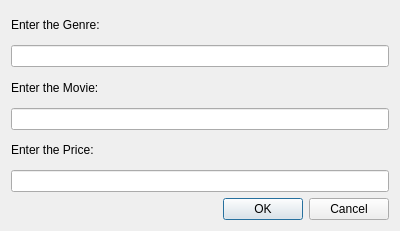
<?xml version="1.0" encoding="UTF-8"?>
<ui version="4.0">
 <class>Movie</class>
 <widget class="QDialog" name="Movie">
  <property name="geometry">
   <rect>
    <x>0</x>
    <y>0</y>
    <width>400</width>
    <height>231</height>
   </rect>
  </property>
  <property name="windowTitle">
   <string>Dialog</string>
  </property>
  <layout class="QVBoxLayout" name="verticalLayout">
   <item>
    <widget class="QLabel" name="label_2">
     <property name="text">
      <string>Enter the Genre:</string>
     </property>
    </widget>
   </item>
   <item>
    <widget class="QLineEdit" name="lineEdit"/>
   </item>
   <item>
    <widget class="QLabel" name="label">
     <property name="text">
      <string>Enter the Movie:</string>
     </property>
    </widget>
   </item>
   <item>
    <widget class="QLineEdit" name="lineEdit_2"/>
   </item>
   <item>
    <widget class="QLabel" name="label_3">
     <property name="text">
      <string>Enter the Price:</string>
     </property>
    </widget>
   </item>
   <item>
    <widget class="QLineEdit" name="lineEdit_3"/>
   </item>
   <item>
    <widget class="QDialogButtonBox" name="buttonBox">
     <property name="orientation">
      <enum>Qt::Horizontal</enum>
     </property>
     <property name="standardButtons">
      <set>QDialogButtonBox::Cancel|QDialogButtonBox::Ok</set>
     </property>
    </widget>
   </item>
  </layout>
 </widget>
 <resources/>
 <connections>
  <connection>
   <sender>buttonBox</sender>
   <signal>accepted()</signal>
   <receiver>Movie</receiver>
   <slot>accept()</slot>
   <hints>
    <hint type="sourcelabel">
     <x>248</x>
     <y>254</y>
    </hint>
    <hint type="destinationlabel">
     <x>157</x>
     <y>274</y>
    </hint>
   </hints>
  </connection>
  <connection>
   <sender>buttonBox</sender>
   <signal>rejected()</signal>
   <receiver>Movie</receiver>
   <slot>reject()</slot>
   <hints>
    <hint type="sourcelabel">
     <x>316</x>
     <y>260</y>
    </hint>
    <hint type="destinationlabel">
     <x>286</x>
     <y>274</y>
    </hint>
   </hints>
  </connection>
 </connections>
</ui>
